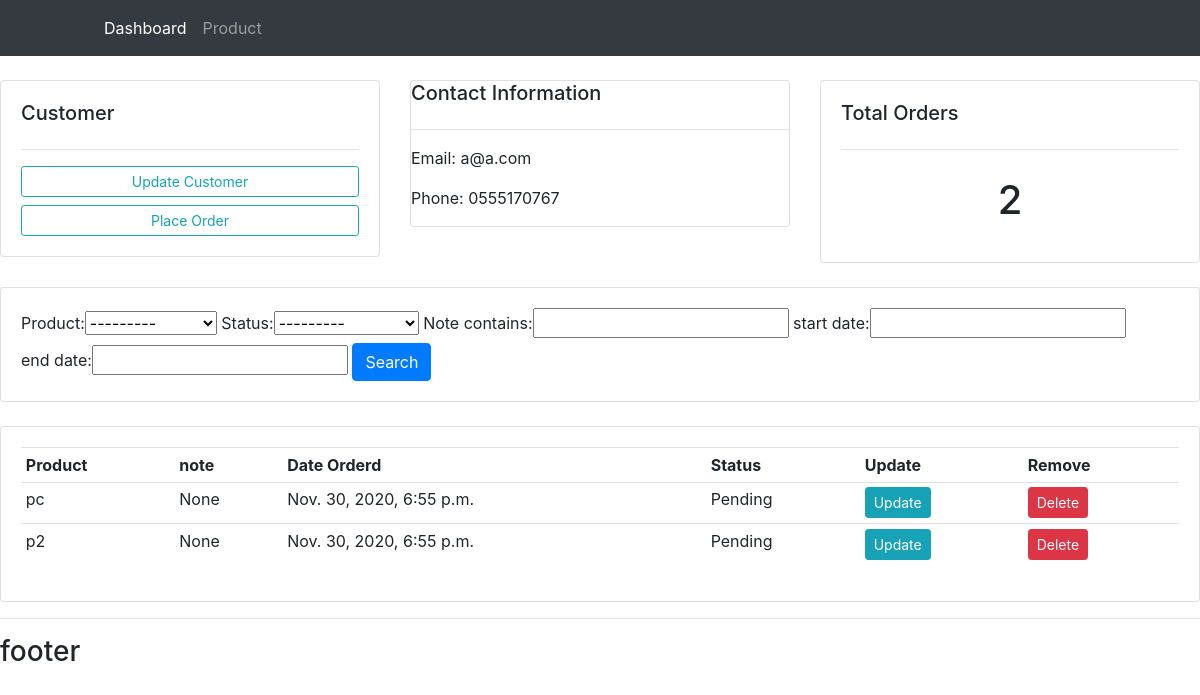
The app's page /customer/1/ with its own data.
### accounts/models.py (models this page shows, shortened)
class Customer(models.Model):
    name = models.CharField(max_length=20,null=True)
    phone = models.CharField(max_length=20,null=True)
    email = models.EmailField(max_length=50,null=True)
    date_created = models.DateTimeField(auto_now_add=True)

class Order(models.Model):
    STATUS=(
        ('Pending','Pending'),
        ('Out For Delivery','Out For Delivery'),
        ('Delivered','Delivered'),
    )
    customer = models.ForeignKey(Customer,null=True, on_delete=models.SET_NULL)
    product = models.ForeignKey(Product,null=True, on_delete=models.SET_NULL)
    status = models.CharField(max_length = 150,null=True,choices=STATUS)
    date_created = models.DateTimeField(auto_now_add=True,null=True)
    note = models.CharField(max_length=1000,null=True)

class Product(models.Model):
    CATEGORY=(
        ('Indoor','Indoor'),
        ('Outdoor','Outdoor'),
    )
    name = models.CharField(max_length = 200,null=True)
    price = models.FloatField(null=True)
    category = models.CharField(max_length = 200,null=True,choices=CATEGORY)
    description = models.CharField(max_length = 200,null=True,blank=True)
    date_created = models.DateTimeField(auto_now_add=True,null=True)
    tags = models.ManyToManyField(Tag)
    def __str__(self):
        return self.name

### accounts/views.py (the view)
# urls.py: path('customer/<str:pk_test>/', views.customer, name='customer'),
def customer(request,pk_test):
    customer = Customer.objects.get(id=pk_test)
    orders = customer.order_set.all()
    orders_count = orders.count()
    myFilter = OrderFilter(request.GET,queryset=orders)
    orders = myFilter.qs
    context = {
        'customer':customer,
        'orders':orders,
        'orders_count':orders_count,
        'myFilter':myFilter,
        }
    return render(request,'accounts/customer.html', context)

### templates/accounts/customer.html (shortened to what this page needs)
{%  extends 'accounts/main.html' %}
{% block content %}
	<br>
<div class="row">
	<div class="col-md">
		<div class="card card-body">
			<h5> Customer </h5>
			<hr>
			<a class="btn btn-outline-info  btn-sm btn-block" href="">Update Customer</a>
			<a class="btn btn-outline-info  btn-sm btn-block" href="{% url 'create_order' customer.id %}">Place Order</a>
		</div>
	</div>
	<div class="col-md">
		<div class="card card-title">
			<h5>Contact Information</h5>
			<hr>
			<p>Email: {{customer.email}}</p>
			<p>Phone: {{customer.phone}}</p>
		</div>
	</div>
	<div class="col-md">
		<div class="card card-body">
			<h5>Total Orders</h5>
			<hr>
			<h1 style="text-align: center;padding: 10px">{{orders_count}}</h1>
		</div>
	</div>
</div>
<br>
<div class="row">
	<div class="col">
		<div class="card card-body">
			<form method="get">
				{{myFilter.form}}
		    	<button class="btn btn-primary" type="submit">Search</button>
		  </form>
		</div>
	</div>
</div>
<br>
<div class="row">
	<div class="col-md">
		<div class="card card-body">
			<table class="table table-sm">
				<tr>
					<th>Product</th>
					<th>note</th>
					<th>Date Orderd</th>
					<th>Status</th>
					<th>Update</th>
					<th>Remove</th>
				</tr>
				{% for order in orders %}
					<tr>
						<td>{{order.product}}</td>
						<td>{{order.note}}</td>
						<td>{{order.date_created}}</td>
						<td>{{order.status}}</td>
						<td><a class="btn btn-sm btn-info" href="{% url 'update_order' order.id %}">Update</a></td>
						<td><a class="btn btn-sm btn-danger" href="{% url 'delete_order' order.id %}">Delete</a></td>
					</tr>
				{% endfor %}
			</table>
		</div>
	</div>
</div>
{% endblock %}

### static/css/main.css (style rules this page uses)
body { background-color: #ebeff5; }

### records on screen
Customer: email "a@a.com", phone "0555170767"
Order: product "pc", note "None", date_created "Nov. 30, 2020, 6:55 p.m.", status "Pending"
Order: product "p2", note "None", date_created "Nov. 30, 2020, 6:55 p.m.", status "Pending"

### other values on screen
{{ orders_count }} "2"
